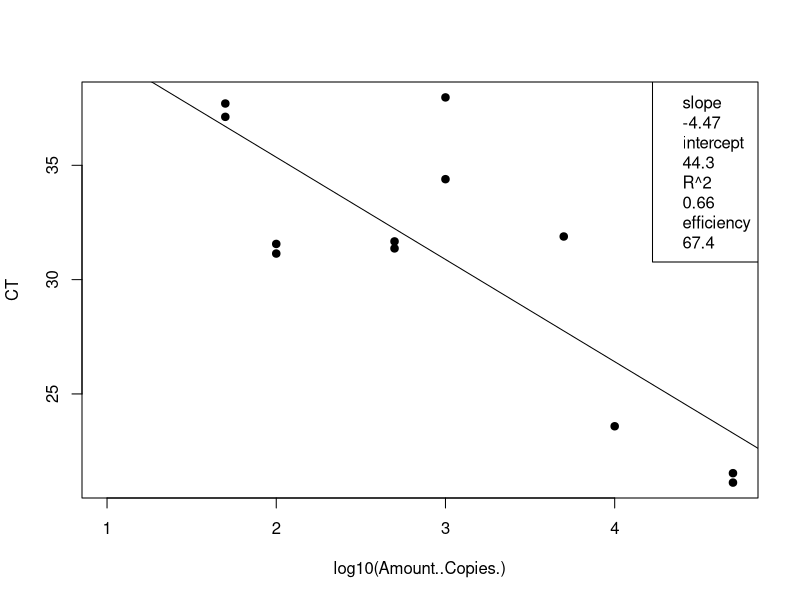
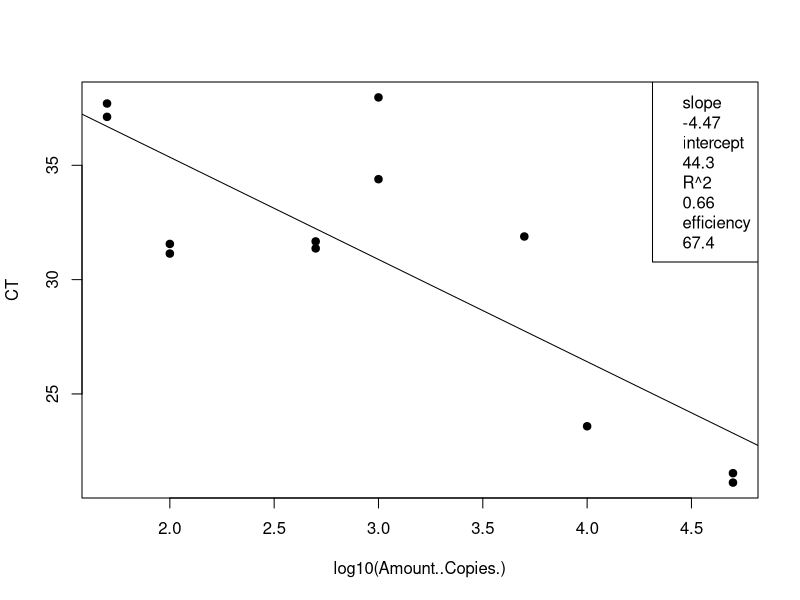
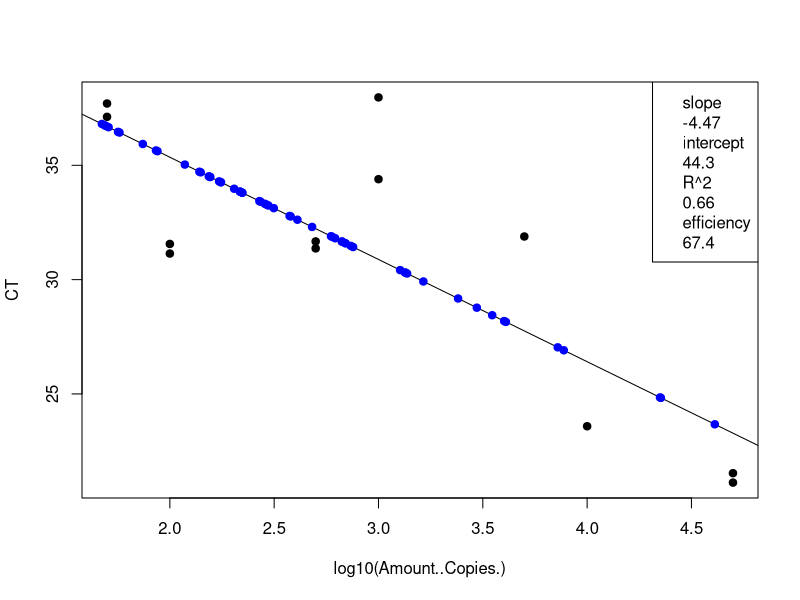
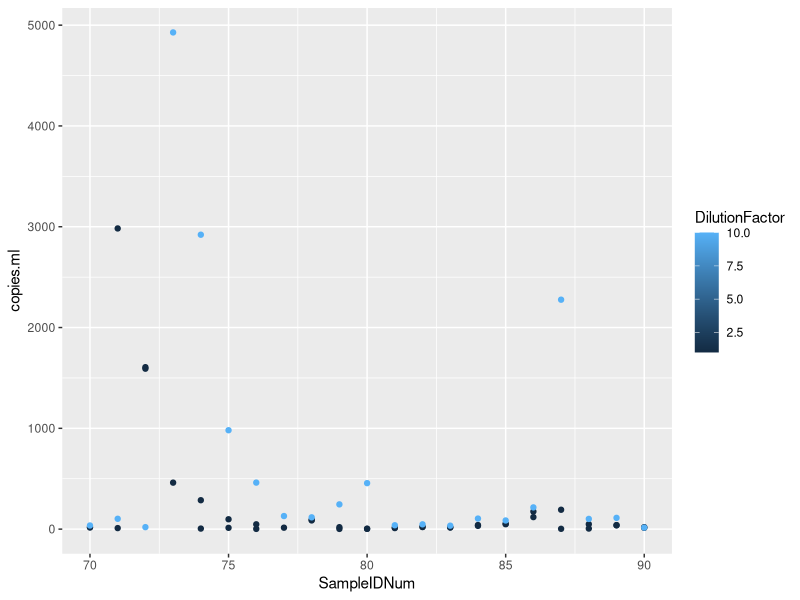

The R script that drew these images, in order:
## ---- chunk 1
knitr::opts_chunk$set(echo = TRUE)

## ---- chunk 2
# load the data (note data file must be in this repository)
data <- read.csv("Plate4_E.coli_qPCRConversion.csv")
View(data)

# clean up the data file (there is some stuff at the bottom and extra blank rows)
data <- data[-68:-70,] # This removes rows 92-95
data <- data[-74:-76,] # This removes rows 92-95
View(data)

# assign to the correct data class #warning message about NAs is OK
class(data$CT) # check the data class type
data$CT <- as.numeric(as.character(data$CT)) # change to numeric
data$Amount..Copies. <- as.numeric(as.character(data$Amount..Copies.)) # change to numeric
## ---- chunk 3
# linear regression of standard curve
standards = data[1:16,]
standardCurve <- lm(CT ~ log10(Amount..Copies.), data = standards)
  
standardCurvePlot <- plot(CT ~ log10(Amount..Copies.), data = standards, pch=19) 
abline(coef(standardCurve)) 
legend("topright", legend=c(paste= "slope", round(standardCurve$coefficients[2], 2), 
                            paste= "intercept", round(standardCurve$coefficients[1], 2), 
                            paste= "R^2", round(summary(standardCurve)$r.squared, 2),
                            paste = "efficiency", round((10^(-1/standardCurve$coefficients[2])-1)*100, 1)))
## ---- chunk 4
# remove standards that sucked and redo analysis NOT NEEDED 21 Jan 2020
standards <- standards[-15:-16,] # uncomment this line and change which rows to remove
standardCurve <- lm(CT ~ log10(Amount..Copies.), data = standards)

standardCurvePlot <- plot(CT ~ log10(Amount..Copies.), data = standards, pch=19)
abline(coef(standardCurve))
col = "blue"
legend("topright", legend=c(paste= "slope", round(standardCurve$coefficients[2], 2),
                            paste= "intercept", round(standardCurve$coefficients[1], 2),
                            paste= "R^2", round(summary(standardCurve)$r.squared, 2),
                            paste = "efficiency", round((10^(-1/standardCurve$coefficients[2])-1)*100, 1)))
## ---- chunk 5
# data set of unknowns including info on standard curve
#unknowns = subset(data, Name == "UNKNOWN")
unknowns = data[17:85,]
#unknowns <- unknowns[-1:-3,] # uncomment this line and change which rows to remove if these samples were outside of the standard curve

# add new columns to the data table
unknowns$plate_num = 1 #change to the actual plate number
unknowns$standard_slope = standardCurve$coefficients[2]
unknowns$standard_intercept = standardCurve$coefficients[1]
unknowns$R2 = summary(standardCurve)$r.squared
unknowns$efficiency =  (10^(-1/standardCurve$coefficients[2])-1)*100
  
# add a new column that interpolates copies/well from Ct for the unknowns
unknowns$log.copies.well = ((unknowns$CT - standardCurve$coefficients[1])/standardCurve$coefficients[2])
unknowns$copies.well = 10^unknowns$log.copies.well

# copies/ul extract accounting for dilution factor
vol.well = 3 #qPCR template volume in ul
unknowns$vol.well = vol.well
unknowns$copies.ul = ((unknowns$copies.well/vol.well)*unknowns$DilutionFactor)

# copies/extraction
vol.elution = 110 #DNA extraction elution volume in ul
unknowns$vol.elution = vol.elution
unknowns$copies.extraction = (unknowns$copies.ul*vol.elution)

# copies/ml #Volume is volume of sample filtered in mL
unknowns$copies.ml = (unknowns$copies.extraction/unknowns$Volume)


## ---- chunk 6
standards <- standards[-15:-16,] # uncomment this line and change which rows to remove
standardCurve <- lm(CT ~ log10(Amount..Copies.), data = standards)

standardCurvePlot <- plot(CT ~ log10(Amount..Copies.), data = standards, pch=19)
abline(coef(standardCurve))
col = "blue"
legend("topright", legend=c(paste= "slope", round(standardCurve$coefficients[2], 2),
                            paste= "intercept", round(standardCurve$coefficients[1], 2),
                            paste= "R^2", round(summary(standardCurve)$r.squared, 2),
                            paste = "efficiency", round((10^(-1/standardCurve$coefficients[2])-1)*100, 1)))

unknowns = unknowns[1:69,]
standardCurve <- lm(CT ~ log10(copies.well), data = unknowns)

standardCurvePlot <- points(CT ~ log10(copies.well), data = unknowns, pch=19, col = "blue")


#abline(coef(standardCurve))
#legend("topright", legend=c(paste= "slope", round(standardCurve$coefficients[2], 2),
                            #paste= "intercept", round(standardCurve$coefficients[1], 2),
                            #paste= "R^2", round(summary(standardCurve)$r.squared, 2),
                            #paste = "efficiency", round((10^(-1/standardCurve$coefficients[2])-1)*100, 1)))
## ---- chunk 7
# make a plot that compares the diluted to undiluted replicates for each sample including dilution factor
library("ggplot2")
unknowns$SampleIDNum <- as.numeric(as.character(unknowns$SampleIDNum)) # change to numeric
replicates = unknowns[1:71,]
#replicates <- replicates[-18,] # This removes rows (B11)
#replicates <- replicates[-32,] # This removes rows (D8)
#replicates <- replicates[-55,] # This removes rows (G5)
qplot(SampleIDNum,copies.ml, data=replicates, col=DilutionFactor)
## ---- chunk 8
# write csv file
write.csv(unknowns, file = "Plate4_E.coli_ConvertedData.csv", row.names=FALSE, na="")

# average the replicates (if not strongly inhibited) and make a new file
averaged = unknowns[1:63,]
averaged$averaged <- tapply(unknowns$copies.ml, unknowns$SampleIDNum, mean)
write.csv(averaged, file = "Plate4_E.coli_Averaged.csv", row.names=FALSE, na="")
